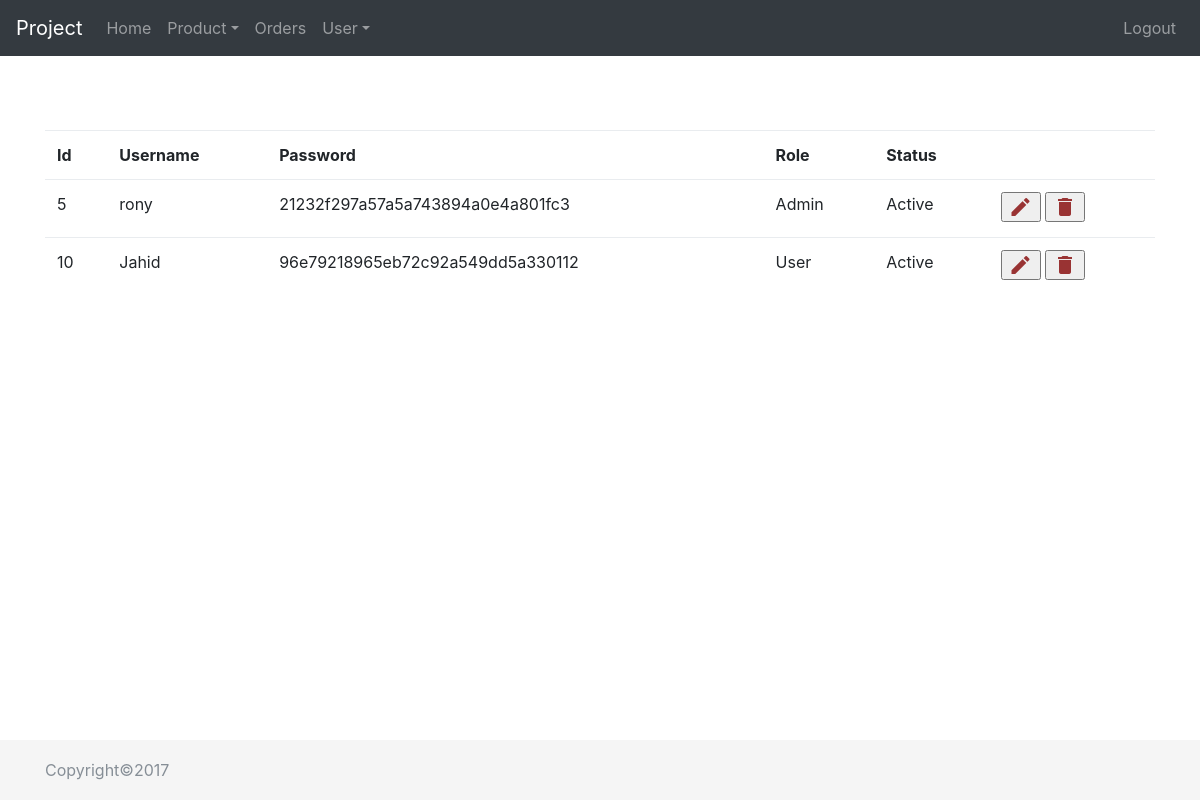
Page /admin/home.php?page=5 (signed in) on the committed database.
### tables this page shows
CREATE TABLE `user` (
  `id` int(10) unsigned NOT NULL AUTO_INCREMENT,
  `username` varchar(45) DEFAULT NULL,
  `password` varchar(45) NOT NULL,
  `inactive` tinyint(1) NOT NULL DEFAULT '0',
  `role_id` int(10) unsigned NOT NULL,
  PRIMARY KEY (`id`),
  UNIQUE KEY `username` (`username`)
);

CREATE TABLE `role` (
  `id` int(10) unsigned NOT NULL AUTO_INCREMENT,
  `name` varchar(45) DEFAULT NULL,
  PRIMARY KEY (`id`),
  UNIQUE KEY `name` (`name`)
);

### admin/pages/user/manage_user.php (the view, shortened to what this page needs)
<?php
   $con_table=$db->query("select u.id,u.username,u.password,r.name,u.inactive from user u,role r where r.id=u.role_id");
   echo "<table class='table'>";
   echo "<tr><th>Id</th><th>Username</th><th>Password</th><th>Role</th><th>Status</th><th>&nbsp;</th></tr>";
   while(list($id,$username,$password,$rolename,$inactive)=$con_table->fetch_row()){
	   $status=$inactive==0?"Active":"Inactive";
	 echo "<tr><td>$id</td><td>$username</td><td>$password</td><td>$rolename</td><td>$status</td><td><form action='home.php?page=3' method='post' style='display:inline'>
<input type='hidden' name='txtId' value='5' />
<input type='submit' name='btnEdit' class='material-icons red600' value='edit'>
</form><form action='home.php?page=5' method='post' style='display:inline' onsubmit='return confirm(\"Are you sure?\")'><input type='hidden' name='txtId' value='$id' /><input type='submit' name='btnDelete' class='material-icons red600' value='delete'></form></td></tr>";
   }
   echo "</table>";
?>

### admin/css/sticky-footer-navbar.css (style rules this page uses)
html { position: relative; min-height: 100%; }
body { margin-bottom: 60px; }

### admin/home.php (style rules this page uses)
.material-icons.red600 { color:#993333; }

### rows in the picture
user: id "5", username "rony", password "21232f297a57a5a743894a0e4a801fc3", role.name "Admin", inactive "Active"
user: id "10", username "Jahid", password "96e79218965eb72c92a549dd5a330112", role.name "User", inactive "Active"
